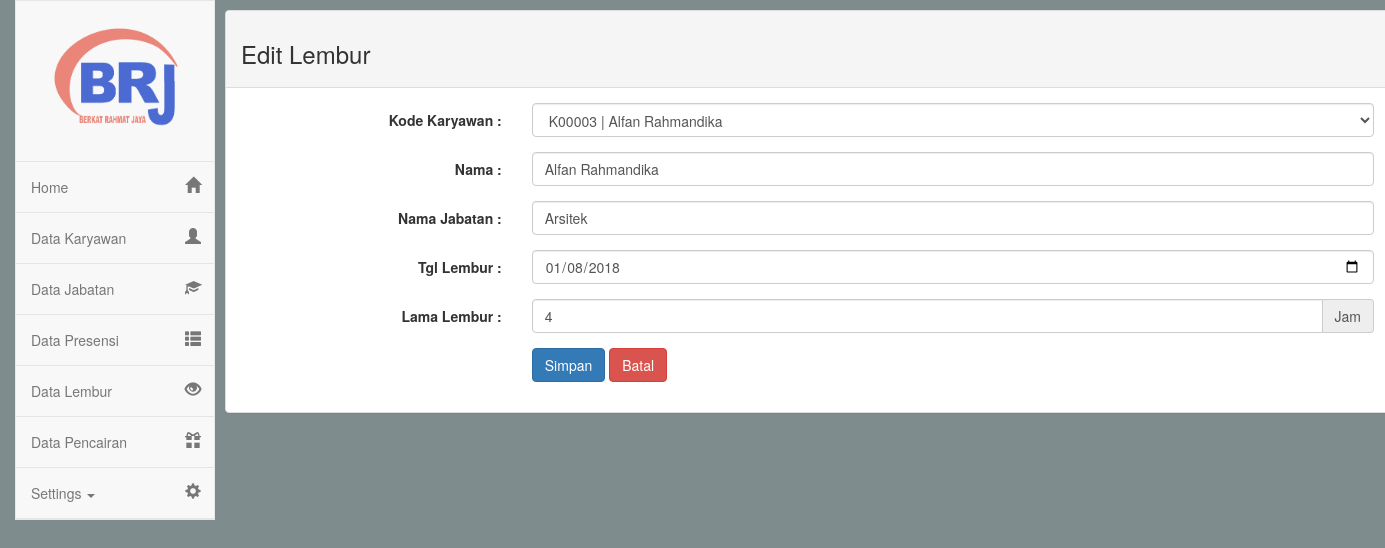
Page /dashboard.php?page=edit-lembur&kd_lembur=1 (signed in) on the committed database.
### tables this page shows
CREATE TABLE `lembur` (
  `kd_lembur` int(11) NOT NULL,
  `kd_karyawan` varchar(255) DEFAULT NULL,
  `nama` varchar(255) NOT NULL,
  `nama_jabatan` varchar(255) NOT NULL,
  `tgl_lembur` date NOT NULL,
  `lama_lembur` int(11) NOT NULL,
  `gaji_lembur` int(11) NOT NULL
);

CREATE TABLE `karyawan` (
  `kd_karyawan` varchar(255) NOT NULL,
  `kd_jabatan` int(11) DEFAULT NULL,
  `nama_jabatan` varchar(255) NOT NULL,
  `nama` varchar(255) NOT NULL,
  `jenis_kelamin` varchar(255) NOT NULL,
  `tempat_lahir` varchar(255) NOT NULL,
  `tgl_lahir` date NOT NULL,
  `agama` varchar(255) NOT NULL,
  `pendidikan` varchar(255) NOT NULL,
  `alamat` varchar(255) NOT NULL
);

### page/edit-lembur.php (the view, shortened to what this page needs)
<?php
$kd_lembur = $_GET['kd_lembur'];
include 'koneksi.php';
$view = mysqli_query($koneksi, "select * from lembur where kd_lembur = '$kd_lembur'") or die(mysqli_error());
$data = mysqli_fetch_array($view);
?>
<div class="panel panel-default">
	<div class="panel-heading">
		<h3>Edit Lembur</h3>
	</div>
	<div class="panel-body">
		<form class="form-horizontal" action="update-lembur.php" method="post">
			<div class="form-group">
				<label class="control-label col-sm-3" for="kd_karyawan">Kode Karyawan :</label>
				<div class="col-sm-9">
				<?php
					include 'koneksi.php';
					echo "<select name='kd_karyawan' id='kd_karyawan' class='form-control'>";
					$tampil = mysqli_query($koneksi, "select * from karyawan order by kd_karyawan");
					while ($w=mysqli_fetch_array($tampil)){
						echo "<option value='$w[kd_karyawan]'"
				?>
				<?php
						if ($w['kd_karyawan']==$data['kd_karyawan']) {
							echo "selected=\"selected\"";
						}
						echo ">$w[kd_karyawan] | $w[nama]</option>";
					}
					echo "</select>";
				?>
				</div>
			</div>
			<div class="form-group">
				<label class="control-label col-sm-3" for="nama">Nama :</label>
				<div class="col-sm-9">
					<input type="text" class="form-control" id="nama" name="nama" value="<?php echo $data['nama']; ?>">
				</div>
			</div>
			<div class="form-group">
				<label class="control-label col-sm-3" for="nama_jabatan">Nama Jabatan :</label>
				<div class="col-sm-9">
					<input type="text" class="form-control" id="nama_jabatan" name="nama_jabatan" value="<?php echo $data['nama_jabatan']; ?>">
				</div>
			</div>
			<div class="form-group">
				<label class="control-label col-sm-3" for="tgl_lembur">Tgl Lembur :</label>
				<div class="col-sm-9">
					<input type="date" class="form-control" id="tgl_lembur" name="tgl_lembur" value="<?php echo $data['tgl_lembur']; ?>">
				</div>
			</div>
			<div class="form-group">
				<label class="control-label col-sm-3" for="lama_lembur">Lama Lembur :</label>
				<div class="col-sm-9">
					<div class="input-group">
						<input type="number" class="form-control" id="lama_lembur" name="lama_lembur" value="<?php echo $data['lama_lembur']; ?>"><span class="input-group-addon">Jam</span>
					</div>
				</div>
			</div>
			<div class="form-group">
				<label class="control-label col-sm-3"></label>
				<div class="col-sm-9">
					<button type="submit" class="btn btn-primary">Simpan</button>
					<a href="dashboard.php?page=lembur" class="btn btn-danger">Batal</a>
				</div>
			</div>
		</form>
	</div>
</div>

### style/dashboard.css (style rules this page uses)
body,html { height: 100%; }

### rows in the picture
lembur: kd_karyawan "K00003 | Alfan Rahmandika", nama "Alfan Rahmandika", nama_jabatan "Arsitek", tgl_lembur "01/08/2018", lama_lembur "4"
